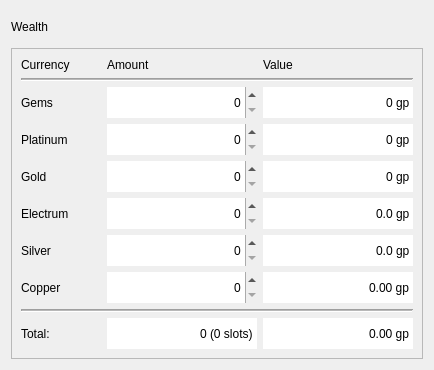
<?xml version="1.0" encoding="UTF-8"?>
<ui version="4.0">
 <class>WealthControls</class>
 <widget class="QWidget" name="WealthControls">
  <property name="geometry">
   <rect>
    <x>0</x>
    <y>0</y>
    <width>430</width>
    <height>368</height>
   </rect>
  </property>
  <property name="sizePolicy">
   <sizepolicy hsizetype="Maximum" vsizetype="Maximum">
    <horstretch>0</horstretch>
    <verstretch>0</verstretch>
   </sizepolicy>
  </property>
  <property name="windowTitle">
   <string>Wealth</string>
  </property>
  <property name="styleSheet">
   <string notr="true"/>
  </property>
  <layout class="QGridLayout" name="gridLayout">
   <item row="0" column="0" colspan="2">
    <widget class="SubtitleLabel" name="label_11">
     <property name="text">
      <string>Wealth</string>
     </property>
    </widget>
   </item>
   <item row="1" column="0" colspan="3">
    <widget class="QFrame" name="frame">
     <property name="frameShape">
      <enum>QFrame::Shape::StyledPanel</enum>
     </property>
     <property name="frameShadow">
      <enum>QFrame::Shadow::Raised</enum>
     </property>
     <layout class="QGridLayout" name="gridLayout_2">
      <item row="4" column="1">
       <widget class="QSpinBox" name="n_gold">
        <property name="minimumSize">
         <size>
          <width>150</width>
          <height>31</height>
         </size>
        </property>
        <property name="maximumSize">
         <size>
          <width>150</width>
          <height>16777215</height>
         </size>
        </property>
        <property name="frame">
         <bool>false</bool>
        </property>
        <property name="alignment">
         <set>Qt::AlignmentFlag::AlignRight|Qt::AlignmentFlag::AlignTrailing|Qt::AlignmentFlag::AlignVCenter</set>
        </property>
        <property name="maximum">
         <number>9999</number>
        </property>
       </widget>
      </item>
      <item row="6" column="1">
       <widget class="QSpinBox" name="n_silver">
        <property name="minimumSize">
         <size>
          <width>150</width>
          <height>31</height>
         </size>
        </property>
        <property name="maximumSize">
         <size>
          <width>150</width>
          <height>16777215</height>
         </size>
        </property>
        <property name="frame">
         <bool>false</bool>
        </property>
        <property name="alignment">
         <set>Qt::AlignmentFlag::AlignRight|Qt::AlignmentFlag::AlignTrailing|Qt::AlignmentFlag::AlignVCenter</set>
        </property>
        <property name="maximum">
         <number>9999</number>
        </property>
       </widget>
      </item>
      <item row="1" column="0" colspan="3">
       <widget class="Line" name="line">
        <property name="midLineWidth">
         <number>1</number>
        </property>
        <property name="orientation">
         <enum>Qt::Orientation::Horizontal</enum>
        </property>
       </widget>
      </item>
      <item row="0" column="2">
       <widget class="StrongBodyLabel" name="label_4">
        <property name="sizePolicy">
         <sizepolicy hsizetype="Preferred" vsizetype="Fixed">
          <horstretch>0</horstretch>
          <verstretch>0</verstretch>
         </sizepolicy>
        </property>
        <property name="text">
         <string>Value</string>
        </property>
        <property name="alignment">
         <set>Qt::AlignmentFlag::AlignBottom|Qt::AlignmentFlag::AlignLeading|Qt::AlignmentFlag::AlignLeft</set>
        </property>
       </widget>
      </item>
      <item row="4" column="0">
       <widget class="BodyLabel" name="label_7">
        <property name="sizePolicy">
         <sizepolicy hsizetype="Maximum" vsizetype="Preferred">
          <horstretch>0</horstretch>
          <verstretch>0</verstretch>
         </sizepolicy>
        </property>
        <property name="minimumSize">
         <size>
          <width>80</width>
          <height>0</height>
         </size>
        </property>
        <property name="maximumSize">
         <size>
          <width>50</width>
          <height>16777215</height>
         </size>
        </property>
        <property name="text">
         <string>Gold</string>
        </property>
       </widget>
      </item>
      <item row="0" column="1">
       <widget class="StrongBodyLabel" name="label_3">
        <property name="sizePolicy">
         <sizepolicy hsizetype="Preferred" vsizetype="Fixed">
          <horstretch>0</horstretch>
          <verstretch>0</verstretch>
         </sizepolicy>
        </property>
        <property name="text">
         <string>Amount</string>
        </property>
        <property name="alignment">
         <set>Qt::AlignmentFlag::AlignBottom|Qt::AlignmentFlag::AlignLeading|Qt::AlignmentFlag::AlignLeft</set>
        </property>
       </widget>
      </item>
      <item row="4" column="2">
       <widget class="QDoubleSpinBox" name="gp_gold">
        <property name="minimumSize">
         <size>
          <width>150</width>
          <height>31</height>
         </size>
        </property>
        <property name="maximumSize">
         <size>
          <width>150</width>
          <height>16777215</height>
         </size>
        </property>
        <property name="frame">
         <bool>false</bool>
        </property>
        <property name="alignment">
         <set>Qt::AlignmentFlag::AlignRight|Qt::AlignmentFlag::AlignTrailing|Qt::AlignmentFlag::AlignVCenter</set>
        </property>
        <property name="readOnly">
         <bool>true</bool>
        </property>
        <property name="buttonSymbols">
         <enum>QAbstractSpinBox::ButtonSymbols::NoButtons</enum>
        </property>
        <property name="suffix">
         <string> gp</string>
        </property>
        <property name="decimals">
         <number>0</number>
        </property>
        <property name="maximum">
         <double>999999.000000000000000</double>
        </property>
       </widget>
      </item>
      <item row="5" column="0">
       <widget class="BodyLabel" name="label_8">
        <property name="sizePolicy">
         <sizepolicy hsizetype="Maximum" vsizetype="Preferred">
          <horstretch>0</horstretch>
          <verstretch>0</verstretch>
         </sizepolicy>
        </property>
        <property name="minimumSize">
         <size>
          <width>80</width>
          <height>0</height>
         </size>
        </property>
        <property name="maximumSize">
         <size>
          <width>50</width>
          <height>16777215</height>
         </size>
        </property>
        <property name="text">
         <string>Electrum</string>
        </property>
       </widget>
      </item>
      <item row="9" column="1">
       <widget class="QSpinBox" name="n_total">
        <property name="minimumSize">
         <size>
          <width>150</width>
          <height>31</height>
         </size>
        </property>
        <property name="frame">
         <bool>false</bool>
        </property>
        <property name="alignment">
         <set>Qt::AlignmentFlag::AlignRight|Qt::AlignmentFlag::AlignTrailing|Qt::AlignmentFlag::AlignVCenter</set>
        </property>
        <property name="readOnly">
         <bool>true</bool>
        </property>
        <property name="buttonSymbols">
         <enum>QAbstractSpinBox::ButtonSymbols::NoButtons</enum>
        </property>
        <property name="suffix">
         <string> (0 slots)</string>
        </property>
        <property name="maximum">
         <number>999999</number>
        </property>
       </widget>
      </item>
      <item row="9" column="0">
       <widget class="StrongBodyLabel" name="label">
        <property name="sizePolicy">
         <sizepolicy hsizetype="Maximum" vsizetype="Preferred">
          <horstretch>0</horstretch>
          <verstretch>0</verstretch>
         </sizepolicy>
        </property>
        <property name="minimumSize">
         <size>
          <width>80</width>
          <height>0</height>
         </size>
        </property>
        <property name="text">
         <string>Total:</string>
        </property>
       </widget>
      </item>
      <item row="9" column="2">
       <widget class="QDoubleSpinBox" name="gp_total">
        <property name="minimumSize">
         <size>
          <width>150</width>
          <height>31</height>
         </size>
        </property>
        <property name="frame">
         <bool>false</bool>
        </property>
        <property name="alignment">
         <set>Qt::AlignmentFlag::AlignRight|Qt::AlignmentFlag::AlignTrailing|Qt::AlignmentFlag::AlignVCenter</set>
        </property>
        <property name="readOnly">
         <bool>true</bool>
        </property>
        <property name="buttonSymbols">
         <enum>QAbstractSpinBox::ButtonSymbols::NoButtons</enum>
        </property>
        <property name="suffix">
         <string> gp</string>
        </property>
        <property name="maximum">
         <double>99999999.000000000000000</double>
        </property>
       </widget>
      </item>
      <item row="2" column="2">
       <widget class="QDoubleSpinBox" name="gp_gems">
        <property name="minimumSize">
         <size>
          <width>150</width>
          <height>31</height>
         </size>
        </property>
        <property name="maximumSize">
         <size>
          <width>150</width>
          <height>16777215</height>
         </size>
        </property>
        <property name="frame">
         <bool>false</bool>
        </property>
        <property name="alignment">
         <set>Qt::AlignmentFlag::AlignRight|Qt::AlignmentFlag::AlignTrailing|Qt::AlignmentFlag::AlignVCenter</set>
        </property>
        <property name="readOnly">
         <bool>true</bool>
        </property>
        <property name="buttonSymbols">
         <enum>QAbstractSpinBox::ButtonSymbols::NoButtons</enum>
        </property>
        <property name="suffix">
         <string> gp</string>
        </property>
        <property name="decimals">
         <number>0</number>
        </property>
        <property name="maximum">
         <double>999999.000000000000000</double>
        </property>
       </widget>
      </item>
      <item row="7" column="0">
       <widget class="BodyLabel" name="label_10">
        <property name="sizePolicy">
         <sizepolicy hsizetype="Maximum" vsizetype="Preferred">
          <horstretch>0</horstretch>
          <verstretch>0</verstretch>
         </sizepolicy>
        </property>
        <property name="minimumSize">
         <size>
          <width>80</width>
          <height>0</height>
         </size>
        </property>
        <property name="maximumSize">
         <size>
          <width>50</width>
          <height>16777215</height>
         </size>
        </property>
        <property name="text">
         <string>Copper</string>
        </property>
       </widget>
      </item>
      <item row="3" column="2">
       <widget class="QDoubleSpinBox" name="gp_platinum">
        <property name="minimumSize">
         <size>
          <width>150</width>
          <height>31</height>
         </size>
        </property>
        <property name="maximumSize">
         <size>
          <width>150</width>
          <height>16777215</height>
         </size>
        </property>
        <property name="frame">
         <bool>false</bool>
        </property>
        <property name="alignment">
         <set>Qt::AlignmentFlag::AlignRight|Qt::AlignmentFlag::AlignTrailing|Qt::AlignmentFlag::AlignVCenter</set>
        </property>
        <property name="readOnly">
         <bool>true</bool>
        </property>
        <property name="buttonSymbols">
         <enum>QAbstractSpinBox::ButtonSymbols::NoButtons</enum>
        </property>
        <property name="suffix">
         <string> gp</string>
        </property>
        <property name="decimals">
         <number>0</number>
        </property>
        <property name="maximum">
         <double>999999.000000000000000</double>
        </property>
       </widget>
      </item>
      <item row="7" column="1">
       <widget class="QSpinBox" name="n_copper">
        <property name="minimumSize">
         <size>
          <width>150</width>
          <height>31</height>
         </size>
        </property>
        <property name="maximumSize">
         <size>
          <width>150</width>
          <height>16777215</height>
         </size>
        </property>
        <property name="frame">
         <bool>false</bool>
        </property>
        <property name="alignment">
         <set>Qt::AlignmentFlag::AlignRight|Qt::AlignmentFlag::AlignTrailing|Qt::AlignmentFlag::AlignVCenter</set>
        </property>
        <property name="maximum">
         <number>9999</number>
        </property>
       </widget>
      </item>
      <item row="5" column="1">
       <widget class="QSpinBox" name="n_electrum">
        <property name="minimumSize">
         <size>
          <width>150</width>
          <height>31</height>
         </size>
        </property>
        <property name="maximumSize">
         <size>
          <width>150</width>
          <height>16777215</height>
         </size>
        </property>
        <property name="frame">
         <bool>false</bool>
        </property>
        <property name="alignment">
         <set>Qt::AlignmentFlag::AlignRight|Qt::AlignmentFlag::AlignTrailing|Qt::AlignmentFlag::AlignVCenter</set>
        </property>
        <property name="maximum">
         <number>9999</number>
        </property>
       </widget>
      </item>
      <item row="6" column="0">
       <widget class="BodyLabel" name="label_9">
        <property name="sizePolicy">
         <sizepolicy hsizetype="Maximum" vsizetype="Preferred">
          <horstretch>0</horstretch>
          <verstretch>0</verstretch>
         </sizepolicy>
        </property>
        <property name="minimumSize">
         <size>
          <width>80</width>
          <height>0</height>
         </size>
        </property>
        <property name="maximumSize">
         <size>
          <width>50</width>
          <height>16777215</height>
         </size>
        </property>
        <property name="text">
         <string>Silver</string>
        </property>
       </widget>
      </item>
      <item row="8" column="0" colspan="3">
       <widget class="Line" name="line_2">
        <property name="midLineWidth">
         <number>1</number>
        </property>
        <property name="orientation">
         <enum>Qt::Orientation::Horizontal</enum>
        </property>
       </widget>
      </item>
      <item row="7" column="2">
       <widget class="QDoubleSpinBox" name="gp_copper">
        <property name="minimumSize">
         <size>
          <width>150</width>
          <height>31</height>
         </size>
        </property>
        <property name="maximumSize">
         <size>
          <width>150</width>
          <height>16777215</height>
         </size>
        </property>
        <property name="frame">
         <bool>false</bool>
        </property>
        <property name="alignment">
         <set>Qt::AlignmentFlag::AlignRight|Qt::AlignmentFlag::AlignTrailing|Qt::AlignmentFlag::AlignVCenter</set>
        </property>
        <property name="readOnly">
         <bool>true</bool>
        </property>
        <property name="buttonSymbols">
         <enum>QAbstractSpinBox::ButtonSymbols::NoButtons</enum>
        </property>
        <property name="suffix">
         <string> gp</string>
        </property>
        <property name="maximum">
         <double>999999.000000000000000</double>
        </property>
       </widget>
      </item>
      <item row="3" column="0">
       <widget class="BodyLabel" name="label_6">
        <property name="sizePolicy">
         <sizepolicy hsizetype="Maximum" vsizetype="Preferred">
          <horstretch>0</horstretch>
          <verstretch>0</verstretch>
         </sizepolicy>
        </property>
        <property name="minimumSize">
         <size>
          <width>80</width>
          <height>0</height>
         </size>
        </property>
        <property name="maximumSize">
         <size>
          <width>50</width>
          <height>16777215</height>
         </size>
        </property>
        <property name="text">
         <string>Platinum</string>
        </property>
       </widget>
      </item>
      <item row="2" column="1">
       <widget class="QSpinBox" name="n_gems">
        <property name="minimumSize">
         <size>
          <width>150</width>
          <height>31</height>
         </size>
        </property>
        <property name="maximumSize">
         <size>
          <width>150</width>
          <height>16777215</height>
         </size>
        </property>
        <property name="frame">
         <bool>false</bool>
        </property>
        <property name="alignment">
         <set>Qt::AlignmentFlag::AlignRight|Qt::AlignmentFlag::AlignTrailing|Qt::AlignmentFlag::AlignVCenter</set>
        </property>
        <property name="maximum">
         <number>9999</number>
        </property>
       </widget>
      </item>
      <item row="6" column="2">
       <widget class="QDoubleSpinBox" name="gp_silver">
        <property name="minimumSize">
         <size>
          <width>150</width>
          <height>31</height>
         </size>
        </property>
        <property name="maximumSize">
         <size>
          <width>150</width>
          <height>16777215</height>
         </size>
        </property>
        <property name="frame">
         <bool>false</bool>
        </property>
        <property name="alignment">
         <set>Qt::AlignmentFlag::AlignRight|Qt::AlignmentFlag::AlignTrailing|Qt::AlignmentFlag::AlignVCenter</set>
        </property>
        <property name="readOnly">
         <bool>true</bool>
        </property>
        <property name="buttonSymbols">
         <enum>QAbstractSpinBox::ButtonSymbols::NoButtons</enum>
        </property>
        <property name="suffix">
         <string> gp</string>
        </property>
        <property name="decimals">
         <number>1</number>
        </property>
        <property name="maximum">
         <double>999999.000000000000000</double>
        </property>
       </widget>
      </item>
      <item row="5" column="2">
       <widget class="QDoubleSpinBox" name="gp_electrum">
        <property name="minimumSize">
         <size>
          <width>150</width>
          <height>31</height>
         </size>
        </property>
        <property name="maximumSize">
         <size>
          <width>150</width>
          <height>16777215</height>
         </size>
        </property>
        <property name="frame">
         <bool>false</bool>
        </property>
        <property name="alignment">
         <set>Qt::AlignmentFlag::AlignRight|Qt::AlignmentFlag::AlignTrailing|Qt::AlignmentFlag::AlignVCenter</set>
        </property>
        <property name="readOnly">
         <bool>true</bool>
        </property>
        <property name="buttonSymbols">
         <enum>QAbstractSpinBox::ButtonSymbols::NoButtons</enum>
        </property>
        <property name="suffix">
         <string> gp</string>
        </property>
        <property name="decimals">
         <number>1</number>
        </property>
        <property name="maximum">
         <double>999999.000000000000000</double>
        </property>
       </widget>
      </item>
      <item row="3" column="1">
       <widget class="QSpinBox" name="n_platinum">
        <property name="minimumSize">
         <size>
          <width>150</width>
          <height>31</height>
         </size>
        </property>
        <property name="maximumSize">
         <size>
          <width>150</width>
          <height>16777215</height>
         </size>
        </property>
        <property name="frame">
         <bool>false</bool>
        </property>
        <property name="alignment">
         <set>Qt::AlignmentFlag::AlignRight|Qt::AlignmentFlag::AlignTrailing|Qt::AlignmentFlag::AlignVCenter</set>
        </property>
        <property name="maximum">
         <number>9999</number>
        </property>
       </widget>
      </item>
      <item row="2" column="0">
       <widget class="BodyLabel" name="label_5">
        <property name="sizePolicy">
         <sizepolicy hsizetype="Maximum" vsizetype="Preferred">
          <horstretch>0</horstretch>
          <verstretch>0</verstretch>
         </sizepolicy>
        </property>
        <property name="minimumSize">
         <size>
          <width>80</width>
          <height>0</height>
         </size>
        </property>
        <property name="maximumSize">
         <size>
          <width>50</width>
          <height>16777215</height>
         </size>
        </property>
        <property name="text">
         <string>Gems</string>
        </property>
       </widget>
      </item>
      <item row="0" column="0">
       <widget class="StrongBodyLabel" name="label_2">
        <property name="sizePolicy">
         <sizepolicy hsizetype="Maximum" vsizetype="Fixed">
          <horstretch>0</horstretch>
          <verstretch>0</verstretch>
         </sizepolicy>
        </property>
        <property name="minimumSize">
         <size>
          <width>80</width>
          <height>0</height>
         </size>
        </property>
        <property name="text">
         <string>Currency</string>
        </property>
        <property name="alignment">
         <set>Qt::AlignmentFlag::AlignBottom|Qt::AlignmentFlag::AlignLeading|Qt::AlignmentFlag::AlignLeft</set>
        </property>
       </widget>
      </item>
     </layout>
    </widget>
   </item>
   <item row="0" column="2">
    <widget class="TransparentToolButton" name="btn_reset_all">
     <property name="sizePolicy">
      <sizepolicy hsizetype="Fixed" vsizetype="Fixed">
       <horstretch>0</horstretch>
       <verstretch>0</verstretch>
      </sizepolicy>
     </property>
     <property name="minimumSize">
      <size>
       <width>31</width>
       <height>31</height>
      </size>
     </property>
     <property name="toolTip">
      <string>Set all amounts to 0</string>
     </property>
     <property name="text">
      <string/>
     </property>
     <property name="icon">
      <iconset resource="resources.qrc">
       <normaloff>:/icons/fluent-icons/Broom.svg</normaloff>:/icons/fluent-icons/Broom.svg</iconset>
     </property>
     <property name="autoRaise">
      <bool>true</bool>
     </property>
    </widget>
   </item>
  </layout>
 </widget>
 <customwidgets>
  <customwidget>
   <class>BodyLabel</class>
   <extends>QLabel</extends>
   <header>qfluentwidgets</header>
  </customwidget>
  <customwidget>
   <class>StrongBodyLabel</class>
   <extends>QLabel</extends>
   <header>qfluentwidgets</header>
  </customwidget>
  <customwidget>
   <class>SubtitleLabel</class>
   <extends>QLabel</extends>
   <header>qfluentwidgets</header>
  </customwidget>
  <customwidget>
   <class>TransparentToolButton</class>
   <extends>QToolButton</extends>
   <header>qfluentwidgets</header>
  </customwidget>
 </customwidgets>
 <resources>
  <include location="resources.qrc"/>
 </resources>
 <connections/>
</ui>
